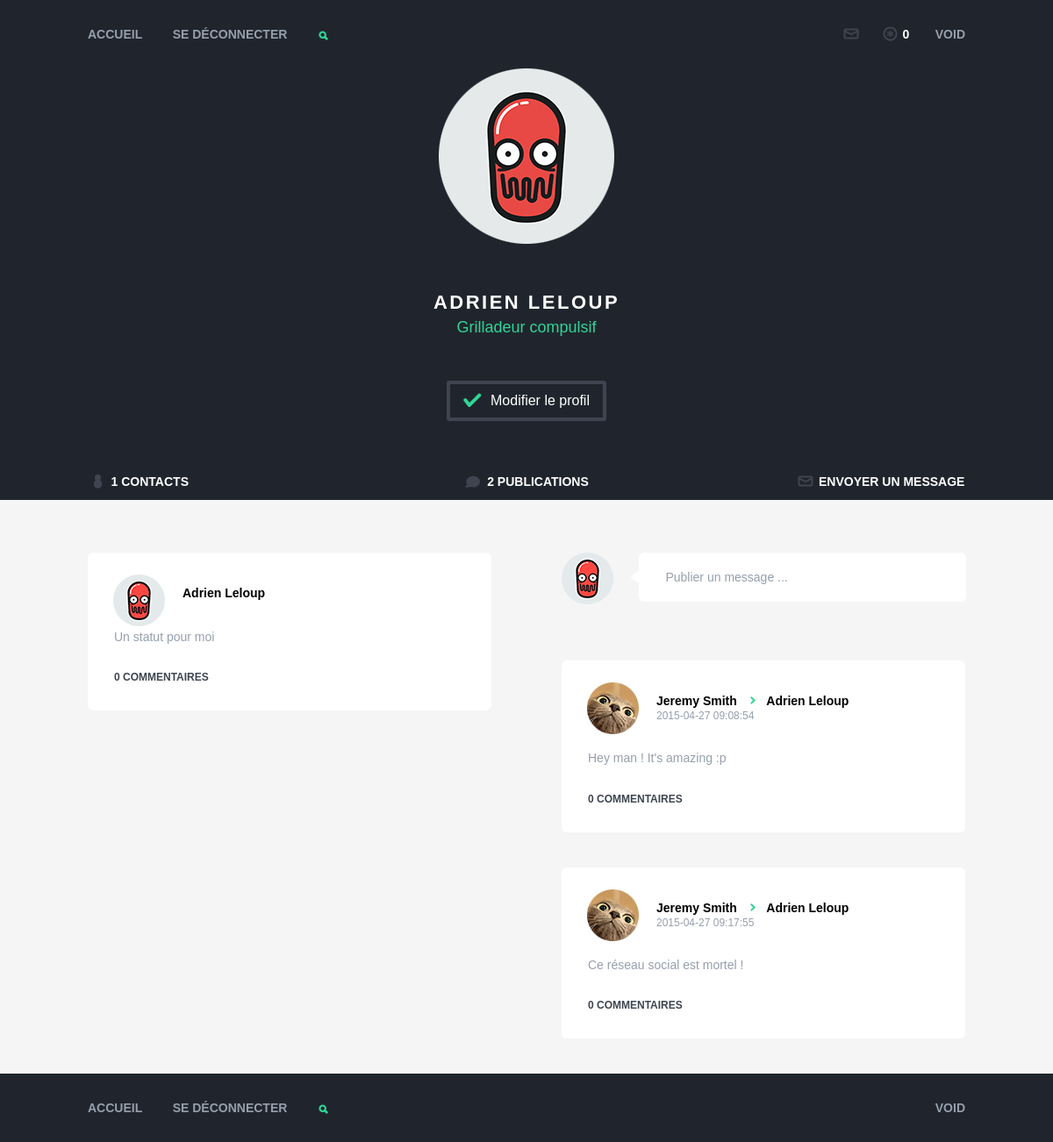
Page /users/index/2 (signed in) on the earlier database version.
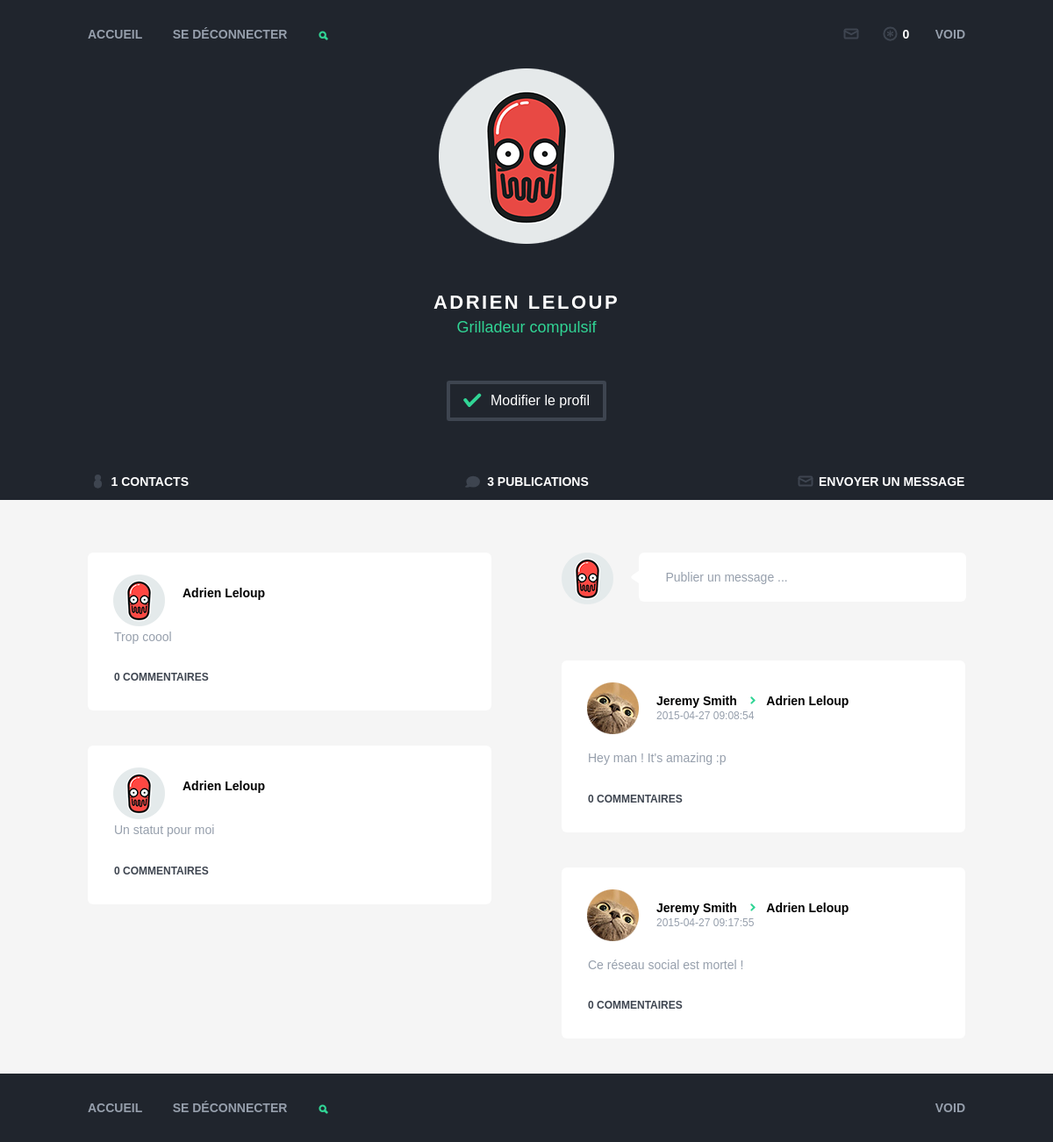
Same page on the later database version.
### tables this page shows
CREATE TABLE `users` (
  `id` int(11) unsigned NOT NULL AUTO_INCREMENT,
  `username` varchar(255) NOT NULL DEFAULT '',
  `firstname` varchar(255) NOT NULL DEFAULT '',
  `lastname` varchar(255) NOT NULL DEFAULT '',
  `tagline` varchar(255) DEFAULT '',
  `avatar` varchar(255) DEFAULT '',
  `password` varchar(255) NOT NULL DEFAULT '',
  `post_count` int(11) DEFAULT '0',
  `friend_count` int(11) DEFAULT '0',
  `date_enregistrement` timestamp NULL DEFAULT CURRENT_TIMESTAMP,
  PRIMARY KEY (`id`)
);

CREATE TABLE `posts` (
  `id` int(11) unsigned NOT NULL AUTO_INCREMENT,
  `author_id` varchar(255) NOT NULL DEFAULT '',
  `target_id` varchar(255) NOT NULL DEFAULT '',
  `date` timestamp NOT NULL DEFAULT CURRENT_TIMESTAMP,
  `text` text NOT NULL,
  `image` varchar(255) DEFAULT NULL,
  `comment_count` int(11) DEFAULT '0',
  PRIMARY KEY (`id`),
  KEY `author_id` (`author_id`,`target_id`)
);

### Core/Controller.php (called while the page is built, shortened)
<?php
class Controller
{
    public $view = null,
           $layout = 'default',
           $Session = false,
           $rendered = false,
           $name = null,
           $Request = null,
           $vars = [],
           $Auth = null;
    function __construct(Request $request, $name)
    {
        $this->name = $name;
        $this->view = $request->action;
    }
    public function render()
    {
        require('./App/Views/' . ucfirst($this->name) . '/' . $this->view . '.php');
        $layout_content = ob_get_clean();
        require('./App/Views/Layouts/' . $this->layout . '.php');
    }
}

### index.php (called while the page is built, shortened)
<?php
$dispatcher = new \Core\Dispatcher();

### Core/Model.php (called while the page is built, shortened)
<?php
class Model
{
    protected $db = null;
    protected $table = null;
    protected $primaryKey = 'id';
    function __construct()
    {
        if (is_null($this->db))
            $this->db = DbProvider::getDb();
        $this->table = strtolower(str_replace('App\\Models\\', '', get_class($this)) . 's');
    }
    public function get(array $conditions = null, $table = null)
    {
        $query = "SELECT ";
        if (!isset($conditions['fields']))
            $query .= "*";
        else
            $query .= $conditions['fields'];
        if (is_null($table)) {
            $query .= " FROM " . $this->table;
        } else {
            $query .= " FROM " . $table;
        }
        if (isset($conditions['joins'])) {
            $joins = [];
            foreach ($conditions['joins'] as $j) {
                if (!isset($this->joins) || !isset($this->joins[$j])) {
                    die("Le model " . $this->name . " n'a pas d'association avec la table $j ! Veuillez créer un tableau public \$joins dans votre model " . $this->name);
                } else {
                    $joins[] = " JOIN $j ON $j.{$this->primaryKey} = {$this->table}." . $this->joins[$j];
                }
            }
            $query .= implode(" ", $joins);
        }
        if (isset($conditions['where'])) {
            if (!is_array($conditions['where'])) {
                $query .= " WHERE " . $conditions['where'];
            }
        }
        if (isset($conditions['order'])) {
            $query .= " ORDER BY " . $conditions['order'];
        }
        $req = $this->db->query($query);
        return $req->fetchAll();
    }
    public function getFirst($conditions = null, $table = null){
        return current($this->get($conditions,$table));
    }
}

### Core/DbProvider.php (called while the page is built, shortened)
<?php
class DbProvider
{
    private static $_instance = null;
    private function __construct()
    {
        $this->settings = require('./App/Configs/database.php');
        try {
            $this->db = new PDO(
                'mysql:dbname=' . $this->settings['dbName'] . ';host:' . $this->settings['host'],
                $this->settings['username'],
                $this->settings['password'],
                $this->settings['options']
            );
        } catch (PDOException $e) {
            die($e->getMessage());
        }
    }
    public static function getDb()
    {
        if (is_null(self::$_instance)) {
            self::$_instance = new DbProvider();
        }
        return self::$_instance->db;
    }
}

### App/Configs/database.php (called while the page is built)
<?php
return [
    'host'     => 'localhost',
    'dbName'   => 'swoid',
    'username' => 'root',
    'password' => 'root',
    'options'  => [
        PDO::ATTR_DEFAULT_FETCH_MODE => PDO::FETCH_OBJ,
        PDO::ATTR_ERRMODE => PDO::ERRMODE_EXCEPTION
    ]
];

### App/Controllers/UsersController.php (called while the page is built, shortened)
<?php
class UsersController extends AppController
{
    public function index($id)
    {
        $d['user'] = $this->User->getFirst(['where' => 'id=' . $id]);
        $d['ownPosts'] = $this->Post->get(
            [
                'where' => 'author_id = ' . $id . ' AND target_id = ' . $id,
                'joins' => ['users'],
                'order' => 'posts.id DESC'
            ]
        );
        $d['recevedPosts'] = $this->Post->get(
            [
                'where' => 'target_id = ' . $id . ' AND author_id != ' . $id,
                'joins' => ['users']
            ]
        );
    }
}

### App/Views/Users/index.php (the view, shortened to what the changed rows need)
<main id="main">
    <div class="container">
        <div id="left">
            <?php foreach($ownPosts as $oPost): ?>
                <div class="post">
                    <div class="header">
                        <?= Html::img($user->avatar . '-m.png'); ?>
                        <span><?= $user->firstname . ' ' . $user->lastname; ?></span>
                    </div>
                    <p class="main">
                        <?= $oPost->text; ?>
                    </p>
                    <div class="footer">
                        <button class="popup-button"><?= $oPost->comment_count; ?> commentaires</button>
                    </div>
                </div>
            <?php endforeach; ?>
        </div>
        <div id="right">
            <div class="publish friend">
                <?= Html::img($_SESSION['username'] . '-m.png'); ?>
                <?php if($user->id == $_SESSION['id']): ?>
                    <form class="expandable" action="<?= Html::href('posts/selfPublish/'); ?>" method="post" enctype="multipart/form-data">
                        <div>
                            <input type="text" name="text" placeholder="Publier un message ...">
                        </div>
                    </form>
                <?php endif; ?>
            </div>
            <?php foreach($recevedPosts as $rPost): ?>
                <div class="post friend">
                    <div class="header">
                        <?= Html::img($rPost->avatar . '-m.png'); ?>
                        <span class="first"><?= $rPost->firstname . ' ' . $rPost->lastname; ?></span>
                        <span><?= $user->firstname . ' ' . $user->lastname; ?></span>
                        <p class="date"><?= $rPost->date; ?></p>
                    </div>
                    <p class="main">
                        <?= $rPost->text; ?>
                    </p>
                    <div class="footer">
                        <button class="popup-button"><?= $rPost->comment_count; ?> commentaires</button>
                    </div>
                </div>
            <?php endforeach; ?>
        </div>
    </div>
</main>

### Core/Helpers/Html.php (shortened to what the changed rows need)
<?php
class Html
{
    public static function css($name)
    {
        return " <link rel='stylesheet' type='text/css' href='" . ASSETS . "css/" . $name . ".css'>";
    }
    public static function img($name)
    {
        return '<img src="' . ASSETS . 'img/' . $name . '">';
    }
    public static function href($link){
        return ROOT . $link;
    }
}

### App/Views/Layouts/perso.php (shortened to what the changed rows need)
<!DOCTYPE html>
<html>
<head>
    <?= Html::css('main'); ?>
</head>
<body>
<div id="header">
    <div class="container">
        <div class="nav">
            <a href="<?= Html::href('posts/index'); ?>">Accueil</a>
            <a href="<?= Html::href('users/logout'); ?>">Se déconnecter</a>
            <div class="search search-primary">
                <button class="popup-button">Search</button>
            </div>
            <div class="right">
                <div class="messages">
                    <button class="popup-button"></button>
                </div>
                <div class="notifications">
                    <button class="popup-button"></button>
                </div>
                <a href="<?= Html::href('users/index/' . $_SESSION['id']); ?>"
                   class="username"><?= $_SESSION['username']; ?></a>
            </div>
        </div>
        <div class="user_info">
            <?= Html::img($user->avatar . '-l.png'); ?>
            <h1><?= $user->firstname . ' ' . $user->lastname; ?></h1>
            <h2><?= $user->tagline; ?></h2>
            <?php if($user->id == $_SESSION['id']): ?>
                <button>Modifier le profil</button>
            <?php elseif($isFriend): ?>
                <button>Dans les contacts</button>
            <?php else: ?>
                <button>Ajouter aux contacts</button>
            <?php endif; ?>
            <div class="bottom-links">
                <a href="<?= Html::href('users/friends/' . $user->id); ?>" class="viewcontacts"><?= $user->friend_count; ?> contacts</a>
                <a href="" class="viewposts"><?= $user->post_count; ?> publications</a>
                <?php if($user->id == $_SESSION['id']): ?>
                    <a href="" class="sendmessage">Envoyer un message</a>
                <?php else: ?>
                    <a href="<?= Html::href('messages/conversation/' . $user->id); ?>" class="sendmessage">Lui envoyer un message</a>
                <?php endif; ?>
            </div>
        </div>
    </div>
</div>
<?= $layout_content; ?>
<?= $this->element('footer'); ?>

Differences in the rows shown:
changed users "ADRIEN": post_count "2" → "3"
added posts: author.firstname "Adrien", author.lastname "Leloup", text "Trop coool", comment_count "0", shown under "Grilladeur compulsif"
